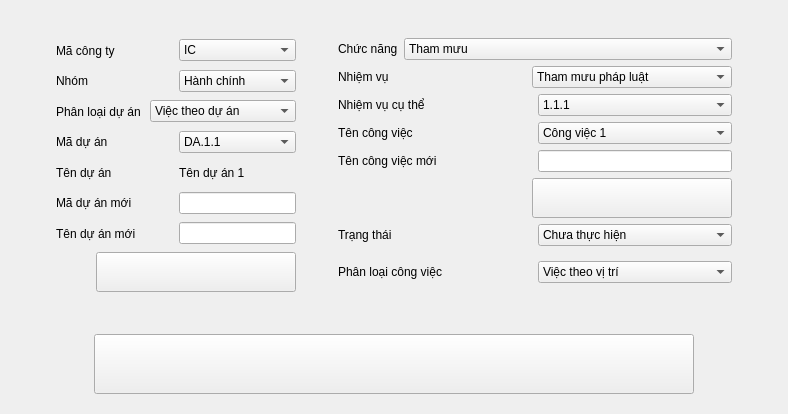
      <widget class="QWidget" name="tab_2">
       <attribute name="title">
        <string>Thêm mới công việc</string>
       </attribute>
       <layout class="QVBoxLayout" name="verticalLayout_19">
        <item>
         <widget class="QWidget" name="widget_35" native="true">
          <layout class="QVBoxLayout" name="verticalLayout_10">
           <property name="spacing">
            <number>0</number>
           </property>
           <property name="topMargin">
            <number>0</number>
           </property>
           <property name="bottomMargin">
            <number>0</number>
           </property>
           <item>
            <widget class="QWidget" name="widget_47" native="true">
             <property name="sizePolicy">
              <sizepolicy hsizetype="Preferred" vsizetype="Expanding">
               <horstretch>0</horstretch>
               <verstretch>0</verstretch>
              </sizepolicy>
             </property>
             <layout class="QVBoxLayout" name="verticalLayout_23">
              <item>
               <widget class="QWidget" name="widget_32" native="true">
                <layout class="QHBoxLayout" name="horizontalLayout_22">
                 <item>
                  <widget class="QWidget" name="widget_27" native="true">
                   <layout class="QVBoxLayout" name="verticalLayout_11">
                    <item>
                     <widget class="QWidget" name="widget_53" native="true">
                      <layout class="QHBoxLayout" name="horizontalLayout_30">
                       <property name="topMargin">
                        <number>0</number>
                       </property>
                       <property name="bottomMargin">
                        <number>0</number>
                       </property>
                       <item>
                        <widget class="QLabel" name="label_19">
                         <property name="text">
                          <string>Mã công ty</string>
                         </property>
                        </widget>
                       </item>
                       <item>
                        <widget class="QComboBox" name="cb103_2">
                         <item>
                          <property name="text">
                           <string>IC</string>
                          </property>
                         </item>
                         <item>
                          <property name="text">
                           <string>IB</string>
                          </property>
                         </item>
                         <item>
                          <property name="text">
                           <string>ISV</string>
                          </property>
                         </item>
                         <item>
                          <property name="text">
                           <string>LV</string>
                          </property>
                         </item>
                        </widget>
                       </item>
                      </layout>
                     </widget>
                    </item>
                    <item>
                     <widget class="QWidget" name="widget_54" native="true">
                      <layout class="QHBoxLayout" name="horizontalLayout_31">
                       <property name="topMargin">
                        <number>0</number>
                       </property>
                       <property name="bottomMargin">
                        <number>0</number>
                       </property>
                       <item>
                        <widget class="QLabel" name="label_20">
                         <property name="text">
                          <string>Nhóm</string>
                         </property>
                        </widget>
                       </item>
                       <item>
                        <widget class="QComboBox" name="cb104_2">
                         <item>
                          <property name="text">
                           <string>Hành chính</string>
                          </property>
                         </item>
                         <item>
                          <property name="text">
                           <string>Nhân sự</string>
                          </property>
                         </item>
                        </widget>
                       </item>
                      </layout>
                     </widget>
                    </item>
                    <item>
                     <widget class="QWidget" name="widget_38" native="true">
                      <layout class="QHBoxLayout" name="horizontalLayout_23">
                       <property name="topMargin">
                        <number>0</number>
                       </property>
                       <property name="bottomMargin">
                        <number>0</number>
                       </property>
                       <item>
                        <widget class="QLabel" name="label_10">
                         <property name="text">
                          <string>Phân loại dự án</string>
                         </property>
                        </widget>
                       </item>
                       <item>
                        <widget class="QComboBox" name="comboBox_2">
                         <item>
                          <property name="text">
                           <string>Việc theo dự án</string>
                          </property>
                         </item>
                         <item>
                          <property name="text">
                           <string>Công việc hàng ngày</string>
                          </property>
                         </item>
                        </widget>
                       </item>
                      </layout>
                     </widget>
                    </item>
                    <item>
                     <widget class="QWidget" name="widget_55" native="true">
                      <layout class="QHBoxLayout" name="horizontalLayout_32">
                       <property name="topMargin">
                        <number>0</number>
                       </property>
                       <property name="bottomMargin">
                        <number>0</number>
                       </property>
                       <item>
                        <widget class="QLabel" name="label_21">
                         <property name="text">
                          <string>Mã dự án</string>
                         </property>
                        </widget>
                       </item>
                       <item>
                        <widget class="QComboBox" name="comboBox_3">
                         <item>
                          <property name="text">
                           <string>DA.1.1</string>
                          </property>
                         </item>
                         <item>
                          <property name="text">
                           <string>DA.1.2</string>
                          </property>
                         </item>
                        </widget>
                       </item>
                      </layout>
                     </widget>
                    </item>
                    <item>
                     <widget class="QWidget" name="widget_59" native="true">
                      <layout class="QHBoxLayout" name="horizontalLayout_36">
                       <property name="topMargin">
                        <number>0</number>
                       </property>
                       <property name="bottomMargin">
                        <number>0</number>
                       </property>
                       <item>
                        <widget class="QLabel" name="label_24">
                         <property name="text">
                          <string>Tên dự án</string>
                         </property>
                        </widget>
                       </item>
                       <item>
                        <widget class="QLabel" name="label_25">
                         <property name="text">
                          <string>Tên dự án 1</string>
                         </property>
                        </widget>
                       </item>
                      </layout>
                     </widget>
                    </item>
                    <item>
                     <widget class="QWidget" name="widget_57" native="true">
                      <layout class="QHBoxLayout" name="horizontalLayout_34">
                       <property name="topMargin">
                        <number>0</number>
                       </property>
                       <property name="bottomMargin">
                        <number>0</number>
                       </property>
                       <item>
                        <widget class="QLabel" name="label_23">
                         <property name="text">
                          <string>Mã dự án mới</string>
                         </property>
                        </widget>
                       </item>
                       <item>
                        <widget class="QLineEdit" name="lineEdit_2">
                         <property name="sizePolicy">
                          <sizepolicy hsizetype="Preferred" vsizetype="Fixed">
                           <horstretch>0</horstretch>
                           <verstretch>0</verstretch>
                          </sizepolicy>
                         </property>
                         <property name="text">
                          <string/>
                         </property>
                        </widget>
                       </item>
                      </layout>
                     </widget>
                    </item>
                    <item>
                     <widget class="QWidget" name="widget_56" native="true">
                      <layout class="QHBoxLayout" name="horizontalLayout_33">
                       <property name="topMargin">
                        <number>0</number>
                       </property>
                       <property name="bottomMargin">
                        <number>0</number>
                       </property>
                       <item>
                        <widget class="QLabel" name="label_22">
                         <property name="text">
                          <string>Tên dự án mới</string>
                         </property>
                        </widget>
                       </item>
                       <item>
                        <widget class="QLineEdit" name="lineEdit">
                         <property name="sizePolicy">
                          <sizepolicy hsizetype="Preferred" vsizetype="Fixed">
                           <horstretch>0</horstretch>
                           <verstretch>0</verstretch>
                          </sizepolicy>
                         </property>
                        </widget>
                       </item>
                      </layout>
                     </widget>
                    </item>
                    <item>
                     <widget class="QWidget" name="widget_58" native="true">
                      <layout class="QHBoxLayout" name="horizontalLayout_35">
                       <property name="topMargin">
                        <number>0</number>
                       </property>
                       <property name="bottomMargin">
                        <number>0</number>
                       </property>
                       <item>
                        <spacer name="horizontalSpacer">
                         <property name="orientation">
                          <enum>Qt::Horizontal</enum>
                         </property>
                         <property name="sizeHint" stdset="0">
                          <size>
                           <width>40</width>
                           <height>20</height>
                          </size>
                         </property>
                        </spacer>
                       </item>
                       <item>
                        <widget class="QPushButton" name="bt201">
                         <property name="minimumSize">
                          <size>
                           <width>200</width>
                           <height>40</height>
                          </size>
                         </property>
                         <property name="maximumSize">
                          <size>
                           <width>200</width>
                           <height>40</height>
                          </size>
                         </property>
                         <property name="toolTip">
                          <string>Lưu dự án mới</string>
                         </property>
                         <property name="text">
                          <string/>
                         </property>
                         <property name="icon">
                          <iconset resource="resources.qrc">
                           <normaloff>:/icons/icons/save.svg</normaloff>:/icons/icons/save.svg</iconset>
                         </property>
                         <property name="iconSize">
                          <size>
                           <width>30</width>
                           <height>30</height>
                          </size>
                         </property>
                        </widget>
                       </item>
                      </layout>
                     </widget>
                    </item>
                   </layout>
                  </widget>
                 </item>
                 <item>
                  <widget class="QWidget" name="widget_41" native="true">
                   <layout class="QVBoxLayout" name="verticalLayout_15">
                    <item>
                     <widget class="QWidget" name="widget_61" native="true">
                      <layout class="QHBoxLayout" name="horizontalLayout_38">
                       <property name="topMargin">
                        <number>0</number>
                       </property>
                       <property name="bottomMargin">
                        <number>0</number>
                       </property>
                       <item>
                        <widget class="QLabel" name="label_27">
                         <property name="text">
                          <string>Chức năng</string>
                         </property>
                        </widget>
                       </item>
                       <item>
                        <widget class="QComboBox" name="comboBox_5">
                         <item>
                          <property name="text">
                           <string>Tham mưu</string>
                          </property>
                         </item>
                         <item>
                          <property name="text">
                           <string>Hoạch định chiến lược, mục tiêu và xây dựng kế hoạch</string>
                          </property>
                         </item>
                         <item>
                          <property name="text">
                           <string>Quản lý điều hành chung hoạt động Phòng/Ban</string>
                          </property>
                         </item>
                         <item>
                          <property name="text">
                           <string>Chức năng chuyên môn theo vị trí</string>
                          </property>
                         </item>
                         <item>
                          <property name="text">
                           <string>Chức năng khác</string>
                          </property>
                         </item>
                        </widget>
                       </item>
                      </layout>
                     </widget>
                    </item>
                    <item>
                     <widget class="QWidget" name="widget_60" native="true">
                      <layout class="QHBoxLayout" name="horizontalLayout_37">
                       <property name="topMargin">
                        <number>0</number>
                       </property>
                       <property name="bottomMargin">
                        <number>0</number>
                       </property>
                       <item>
                        <widget class="QLabel" name="label_26">
                         <property name="text">
                          <string>Nhiệm vụ</string>
                         </property>
                        </widget>
                       </item>
                       <item>
                        <widget class="QComboBox" name="comboBox_4">
                         <item>
                          <property name="text">
                           <string>Tham mưu pháp luật </string>
                          </property>
                         </item>
                         <item>
                          <property name="text">
                           <string>Tham mưu về hoạt động nội bộ </string>
                          </property>
                         </item>
                         <item>
                          <property name="text">
                           <string>Tham mưu về chuyên môn </string>
                          </property>
                         </item>
                         <item>
                          <property name="text">
                           <string>Tham mưu các vấn đề khác</string>
                          </property>
                         </item>
                        </widget>
                       </item>
                      </layout>
                     </widget>
                    </item>
                    <item>
                     <widget class="QWidget" name="widget_63" native="true">
                      <layout class="QHBoxLayout" name="horizontalLayout_40">
                       <property name="topMargin">
                        <number>0</number>
                       </property>
                       <property name="bottomMargin">
                        <number>0</number>
                       </property>
                       <item>
                        <widget class="QLabel" name="label_29">
                         <property name="text">
                          <string>Nhiệm vụ cụ thể </string>
                         </property>
                        </widget>
                       </item>
                       <item>
                        <widget class="QComboBox" name="comboBox_7">
                         <property name="maximumSize">
                          <size>
                           <width>16777215</width>
                           <height>16777215</height>
                          </size>
                         </property>
                         <item>
                          <property name="text">
                           <string>1.1.1</string>
                          </property>
                         </item>
                         <item>
                          <property name="text">
                           <string>1.2.1</string>
                          </property>
                         </item>
                         <item>
                          <property name="text">
                           <string>1.3.1</string>
                          </property>
                         </item>
                         <item>
                          <property name="text">
                           <string>1.4.1</string>
                          </property>
                         </item>
                        </widget>
                       </item>
                      </layout>
                     </widget>
                    </item>
                    <item>
                     <widget class="QWidget" name="widget_64" native="true">
                      <layout class="QHBoxLayout" name="horizontalLayout_41">
                       <property name="topMargin">
                        <number>0</number>
                       </property>
                       <property name="bottomMargin">
                        <number>0</number>
                       </property>
                       <item>
                        <widget class="QLabel" name="label_30">
                         <property name="text">
                          <string>Tên công việc</string>
                         </property>
                        </widget>
                       </item>
                       <item>
                        <widget class="QComboBox" name="comboBox_8">
                         <item>
                          <property name="text">
                           <string>Công việc 1</string>
                          </property>
                         </item>
                         <item>
                          <property name="text">
                           <string>Công việc 2</string>
                          </property>
                         </item>
                         <item>
                          <property name="text">
                           <string>Công việc 3</string>
                          </property>
                         </item>
                        </widget>
                       </item>
                      </layout>
                     </widget>
                    </item>
                    <item>
                     <widget class="QWidget" name="widget_65" native="true">
                      <layout class="QHBoxLayout" name="horizontalLayout_42">
                       <property name="topMargin">
                        <number>0</number>
                       </property>
                       <property name="bottomMargin">
                        <number>0</number>
                       </property>
                       <item>
                        <widget class="QLabel" name="label_31">
                         <property name="text">
                          <string>Tên công việc mới</string>
                         </property>
                        </widget>
                       </item>
                       <item>
                        <widget class="QLineEdit" name="lineEdit_3">
                         <property name="sizePolicy">
                          <sizepolicy hsizetype="Preferred" vsizetype="Fixed">
                           <horstretch>0</horstretch>
                           <verstretch>0</verstretch>
                          </sizepolicy>
                         </property>
                        </widget>
                       </item>
                      </layout>
                     </widget>
                    </item>
                    <item>
                     <widget class="QWidget" name="widget_66" native="true">
                      <layout class="QHBoxLayout" name="horizontalLayout_43">
                       <property name="topMargin">
                        <number>0</number>
                       </property>
                       <property name="bottomMargin">
                        <number>0</number>
                       </property>
                       <item>
                        <spacer name="horizontalSpacer_2">
                         <property name="orientation">
                          <enum>Qt::Horizontal</enum>
                         </property>
                         <property name="sizeHint" stdset="0">
                          <size>
                           <width>40</width>
                           <height>20</height>
                          </size>
                         </property>
                        </spacer>
                       </item>
                       <item>
                        <widget class="QPushButton" name="bt201_3">
                         <property name="minimumSize">
                          <size>
                           <width>200</width>
                           <height>40</height>
                          </size>
                         </property>
                         <property name="maximumSize">
                          <size>
                           <width>200</width>
                           <height>40</height>
                          </size>
                         </property>
                         <property name="toolTip">
                          <string>Lưu dự án mới</string>
                         </property>
                         <property name="text">
                          <string/>
                         </property>
                         <property name="icon">
                          <iconset resource="resources.qrc">
                           <normaloff>:/icons/icons/save.svg</normaloff>:/icons/icons/save.svg</iconset>
                         </property>
                         <property name="iconSize">
                          <size>
                           <width>30</width>
                           <height>30</height>
                          </size>
                         </property>
                        </widget>
                       </item>
                      </layout>
                     </widget>
                    </item>
                    <item>
                     <widget class="QWidget" name="widget_50" native="true">
                      <layout class="QHBoxLayout" name="horizontalLayout_24">
                       <property name="topMargin">
                        <number>0</number>
                       </property>
                       <property name="bottomMargin">
                        <number>0</number>
                       </property>
                       <item>
                        <widget class="QLabel" name="label_14">
                         <property name="text">
                          <string>Trạng thái</string>
                         </property>
                        </widget>
                       </item>
                       <item>
                        <widget class="QComboBox" name="cb101_2">
                         <item>
                          <property name="text">
                           <string>Chưa thực hiện</string>
                          </property>
                         </item>
                         <item>
                          <property name="text">
                           <string>Đang thực hiện</string>
                          </property>
                         </item>
                         <item>
                          <property name="text">
                           <string>Đã hoàn thành</string>
                          </property>
                         </item>
                        </widget>
                       </item>
                      </layout>
                     </widget>
                    </item>
                    <item>
                     <widget class="QWidget" name="widget_51" native="true">
                      <layout class="QHBoxLayout" name="horizontalLayout_26">
                       <item>
                        <widget class="QLabel" name="label_16">
                         <property name="text">
                          <string>Phân loại công việc</string>
                         </property>
                        </widget>
                       </item>
                       <item>
                        <widget class="QComboBox" name="cb102_2">
                         <item>
                          <property name="text">
                           <string>Việc theo vị trí</string>
                          </property>
                         </item>
                         <item>
                          <property name="text">
                           <string>Việc khác được giao</string>
                          </property>
                         </item>
                        </widget>
                       </item>
                      </layout>
                     </widget>
                    </item>
                   </layout>
                  </widget>
                 </item>
                </layout>
               </widget>
              </item>
             </layout>
            </widget>
           </item>
          </layout>
         </widget>
        </item>
        <item>
         <widget class="QWidget" name="widget_44" native="true">
          <layout class="QHBoxLayout" name="horizontalLayout_17">
           <item>
            <widget class="QPushButton" name="bt204">
             <property name="minimumSize">
              <size>
               <width>400</width>
               <height>60</height>
              </size>
             </property>
             <property name="maximumSize">
              <size>
               <width>600</width>
               <height>60</height>
              </size>
             </property>
             <property name="toolTip">
              <string>Lưu công việc</string>
             </property>
             <property name="text">
              <string/>
             </property>
             <property name="icon">
              <iconset resource="resources.qrc">
               <normaloff>:/icons/icons/save.svg</normaloff>:/icons/icons/save.svg</iconset>
             </property>
             <property name="iconSize">
              <size>
               <width>30</width>
               <height>30</height>
              </size>
             </property>
            </widget>
           </item>
          </layout>
         </widget>
        </item>
       </layout>
      </widget>
